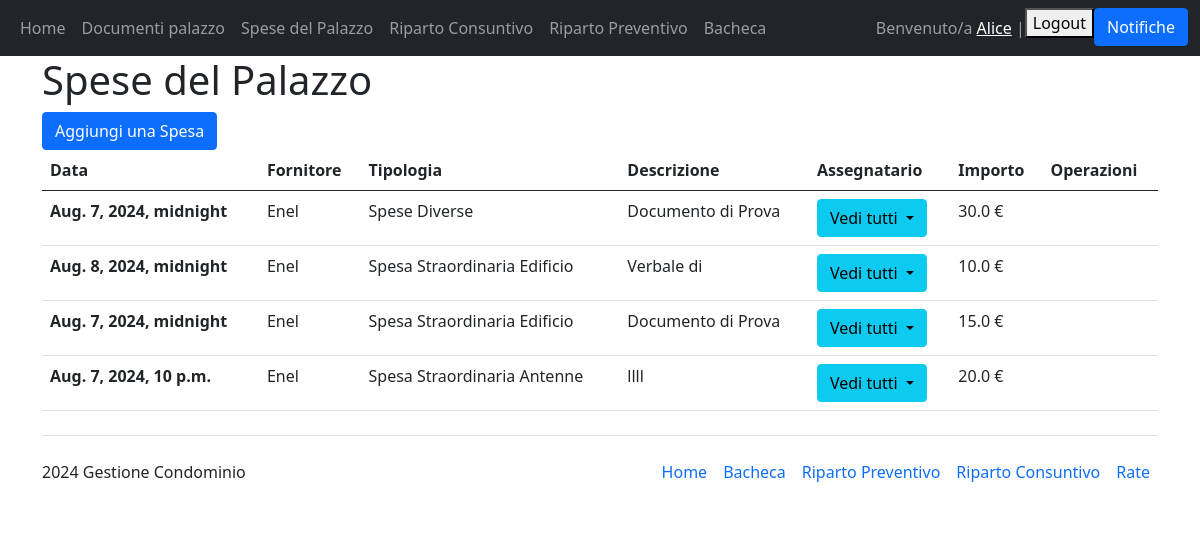
The app's page /spesa/ (signed in), older data.
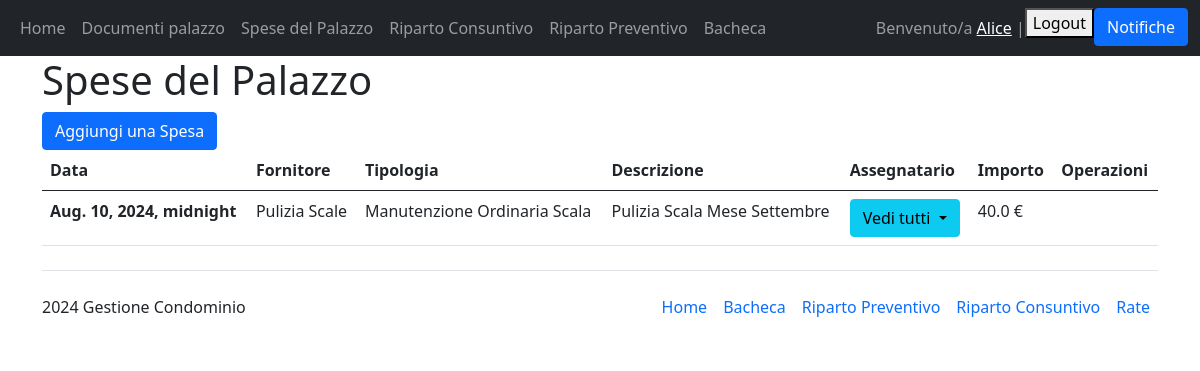
The same page, newer data.
### Condominio/models.py (models this page shows)
class Spesa(models.Model):
    class Tipologie(models.TextChoices):
        LUCE_PALAZZINA="Luce Palazzina"
        SCALE_PALAZZINA="Scale Palazzina"
        MANUTENZIONE_ORDINARIA="Manutenzione Ordinaria"
        MANUTENZIONE_ORDINARIA_COMUNE="Manutenzione Ordinaria Comune"
        MANUTENZIONE_ORDINARIA_SCALA="Manutenzione Ordinaria Scala"
        SPESA_GENERALE="Spese Generali"
        SPESA_STRAORDINARIA="Spese Straordinarie"
        SPESA_STRAORDINARIA_EDIFICIO="Spesa Straordinaria Edificio"
        SPESA_STRAORDINARIA_SCALE="Spesa Straordinaria Scale"
        SPESA_STRAORDINARIA_ANTENNE="Spesa Straordinaria Antenne"
        SPESE_DIVERSE="Spese Diverse"
    fornitore=models.ForeignKey(Fornitore, on_delete=models.PROTECT, default=None)
    data=models.DateTimeField("Data")
    tipologia=models.TextField("Tipologia", choices=Tipologie.choices, default=Tipologie.SPESE_DIVERSE, max_length=200)
    descrizione=models.CharField(default=None, max_length=200)
    assegnatario=models.ManyToManyField(Interno)
    importo=models.FloatField("Totale", default=0)
    class Meta:
        verbose_name_plural="Spese"

class Fornitore(models.Model):
    nome = models.CharField(max_length=100, primary_key=True)
    contratto = models.FileField("Contratto", blank=True, default=None)
    indirizzo = models.CharField(max_length=200, blank=True)
    ragione_sociale = models.CharField(max_length=100, blank=True)
    partita_iva = models.CharField(max_length=100, blank=True)
    cf = models.CharField(max_length=100, blank=True)
    iban = models.CharField(max_length=200, blank=True)
    def __str__(self):
        return self.nome
    class Meta:
        verbose_name_plural = "Fornitori"

### Condominio/views.py (the view)
# urls.py: path('spesa/', views.spesa, name="spesa"),
@login_required(login_url="/login")
def spesa(request):
    spese=Spesa.objects.all()
    """ if request.method == "POST":
        spesa_id = request.POST.get("spesa-id")
        print(spesa_id)
        spesa=Spesa.objects.filter(id=spesa_id).first()
        if spesa and (request.user.has_perm("main.delete_spesa")):
            spesa.delete() """
    return render(request, 'Condominio_main/spese.html', {"spese":spese})

### Condominio/templates/Condominio_main/spese.html (shortened to what this page needs)
{% extends 'Condominio_main/base.html' %}
{% block content %}
<h1>Spese del Palazzo</h1>
<a class="btn btn-primary" href="/create_spesa" role="button">Aggiungi una Spesa</a>
<table class="table">
    <thead>
      <tr>
        <th scope="col">Data</th>
        <th scope="col">Fornitore</th>
        <th scope="col">Tipologia</th>
        <th scope="col">Descrizione</th>
        <th scope="col">Assegnatario</th> {% comment %} Deve poter essere un utente user di tipo non staff {% endcomment %}
        <th scope="col">Importo</th>
        <th scope="col">Operazioni</th>
      </tr>
    </thead>
    <tbody>
        {% for spesa in spese %}
        <tr>
            <th scope="row">{{spesa.data}}</th>
            <td>{{spesa.fornitore}}</td>
            <td>{{spesa.tipologia}}</td>
            <td>{{spesa.descrizione}}</td>
            <td>
              <button class="btn btn-info dropdown-toggle" type="button" id="dropdownMenuButton1" data-bs-toggle="dropdown" aria-expanded="false">
                Vedi tutti
              </button>
            </td>
            <td>{{spesa.importo}} €</td>
            <td>
            </td>
        </tr>
        {% endfor %}
    </tbody>
</table>
{% endblock %}

### Condominio/templates/Condominio_main/base.html (shortened to what this page needs)
<!DOCTYPE html>
<html lang="en">
<head>
    <link href="https://cdn.jsdelivr.net/npm/bootstrap@5.0.2/dist/css/bootstrap.min.css" rel="stylesheet">
    <link rel="stylesheet" href="https://cdn.jsdelivr.net/npm/bootstrap-icons@1.11.3/font/bootstrap-icons.min.css">
</head>
<body>
    <nav class="navbar navbar-expand-lg navbar-dark bg-dark">
        <div class="container-fluid">
            <div>
                <ul class="navbar-nav">
                    <li class="nav-item">
                        <a class="nav-link" href="/home">Home</a>
                    </li>
                    <li class="nav-item">
                        <a class="nav-link" href="/documenti_palazzo">Documenti palazzo</a>
                    </li>
                    <li class="nav-item">
                        <a class="nav-link" href="/spesa">Spese del Palazzo</a>
                    </li>
                    <li class="nav-item">
                        <a class="nav-link" href="/riparto_consuntivo">Riparto Consuntivo</a>
                    </li>
                    <li class="nav-item">
                        <a class="nav-link" href="/riparto_preventivo">Riparto Preventivo</a>
                    </li>
                    <li class="nav-item">
                        <a class="nav-link" href="/bacheca">Bacheca</a>
                    </li>
                </ul>
            </div>
            <div>
                <ul class="navbar-nav">
                    {% if user.is_authenticated %}
                    {% if user.is_staff %}
                    <span class="navbar-text">Benvenuto/a {{user.first_name}} | </span>
                    {% else %}
                    <span class="navbar-text">Benvenuto/a <a href="{% url 'profilo' %}">{{user.first_name}}</a> | </span>
                    {% endif %}
                    <li class="nav-item">
                        <form action="{% url 'logout' %}" method="post">
                            <button type="submit">Logout</button>
                        </form>
                    </li>
                    <li class="nav-item">
                        <button class="btn btn-primary" type="button" data-bs-toggle="offcanvas" data-bs-target="#offcanvasRight" aria-controls="offcanvasRight">Notifiche</button>
                    </li>
                    {% else %}
                    <li class="nav-item">
                        <a class="nav-link" href="{% url 'login' %}">Login</a>
                    </li>
                    {% endif %}
                </ul>
            </div>
        </div>
    </nav>
    <div class="container">
        {% block content %}
        {% endblock  %}
    </div>
    {% if user.is_authenticated and not user.is_staff %}
    <div class="container">
        <footer class="d-flex flex-wrap justify-content-between align-items-center py-3 my-4 border-top">
          <p class="col-md-4 mb-0 text-body-secondary"> 2024 Gestione Condominio </p>
          <ul class="nav col-md-8 justify-content-end">
            <li class="nav-item"><a href="{% url 'home' %}" class="nav-link px-2 text-body-secondary">Home</a></li>
            <li class="nav-item"><a href="{% url 'bacheca' %}" class="nav-link px-2 text-body-secondary">Bacheca</a></li>
            <li class="nav-item"><a href="{% url 'riparto_preventivo' %}" class="nav-link px-2 text-body-secondary">Riparto Preventivo</a></li>
            <li class="nav-item"><a href="{% url 'riparto_consuntivo' %}" class="nav-link px-2 text-body-secondary">Riparto Consuntivo</a></li>
            <li class="nav-item"><a href="#" class="nav-link px-2 text-body-secondary">Rate</a></li>
          </ul>
        </footer>
    </div>
    {% endif %}
</body>
</html>

### Condominio/templates/Condominio_main/notifiche.html (shortened to what this page needs)
{% block content %}
    {% load notifications_tags %}
    {% notifications_unread as unread_count %}
{% endblock content %}

Row changes from the older to the newer data that the page shows:
removed Spesa: data "Aug. 7, 2024, midnight", fornitore "Enel", tipologia "Spese Diverse", descrizione "Documento di Prova", importo "30.0"
removed Spesa: data "Aug. 8, 2024, midnight", fornitore "Enel", tipologia "Spesa Straordinaria Edificio", descrizione "Verbale di", importo "10.0"
removed Spesa: data "Aug. 7, 2024, midnight", fornitore "Enel", tipologia "Spesa Straordinaria Edificio", descrizione "Documento di Prova", importo "15.0"
removed Spesa: data "Aug. 7, 2024, 10 p.m.", fornitore "Enel", tipologia "Spesa Straordinaria Antenne", descrizione "llll", importo "20.0"
added Spesa: data "Aug. 10, 2024, midnight", fornitore "Pulizia Scale", tipologia "Manutenzione Ordinaria Scala", descrizione "Pulizia Scala Mese Settembre", importo "40.0"
